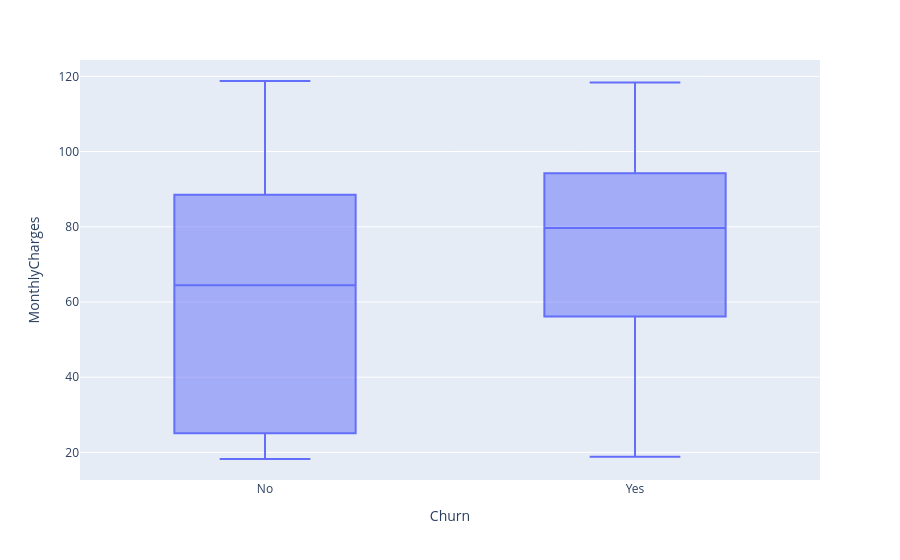

The notebook cell this image was saved under:
### Markdown cell above
* this plot we can see that the distribution between who churn and tenure are different

### Code cell
fig = px.box(df, x='Churn', y='MonthlyCharges')

fig.show()

### Figure 1 — Plotly figure (JSON) as saved in the notebook; plotly's stock layout.template omitted (floating-point values rounded to 4 significant figures; data arrays with more than 128 entries replaced by an {"elided": "..."} marker saying what was removed)
{"data": [{"alignmentgroup": "True", "hovertemplate": "Churn=%{x}<br>MonthlyCharges=%{y}<extra></extra>", "legendgroup": "", "marker": {"color": "#636efa"}, "name": "", "notched": false, "offsetgroup": "", "orientation": "v", "showlegend": false, "type": "box", "x": {"elided": "7032 str values"}, "x0": " ", "xaxis": "x", "y": {"elided": "7032 float values"}, "y0": " ", "yaxis": "y"}], "layout": {"boxmode": "group", "legend": {"tracegroupgap": 0}, "margin": {"t": 60}, "xaxis": {"anchor": "y", "domain": [0.0, 1.0], "title": {"text": "Churn"}}, "yaxis": {"anchor": "x", "domain": [0.0, 1.0], "title": {"text": "MonthlyCharges"}}}}
